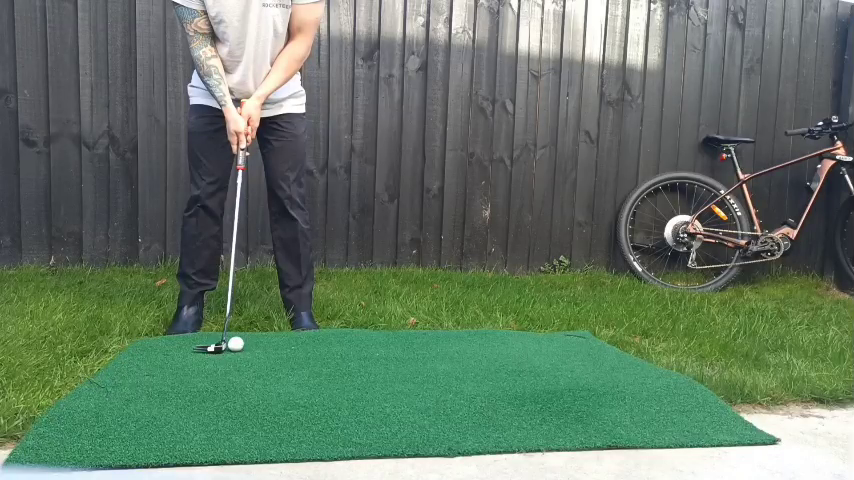
#> input picture frame 11 of Code for CV project/videos/peter_putting_fifth_60fps.mp4, 854 x 480 px
$ python finding_golf_ball_using_differencing.py
#> lines starting #> are read from the running program, lines starting #| are printed output that depends on the picture; after the words box and inside, x2 and y2 are one past the last pixel; in counts of white or black regions, pixels touching at a corner belong together
#> further down, img0 is the input picture: shape (480, 854, 3); mean B, G, R 101.9, 120.2, 100
#> (key Esc is pressed here)
import cv2
import numpy as np
from filterpy.kalman import KalmanFilter, UnscentedKalmanFilter, MerweScaledSigmaPoints


# Functions

def difference(img0, img1):
    diff = cv2.subtract(img0, img1)  # calculate the difference of the two images

    # move the data in img0 to img1.
    img1 = img0
    ret, diff = cv2.threshold(diff, 12, 255, cv2.THRESH_BINARY)
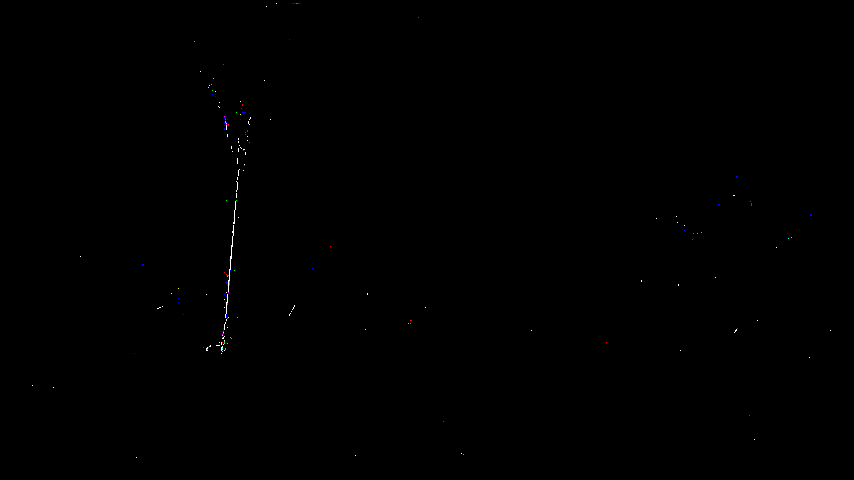
#> diff: shape (480, 854, 3); mean B, G, R 0.3, 0.2, 0.2
    diff = cv2.medianBlur(diff, 3)
    diff = cv2.medianBlur(diff, 3)        # repeating medianBlur gets rid of salt and pepper noise
    gray_image = cv2.cvtColor(diff, cv2.COLOR_BGR2GRAY)
    # cv2.imshow('Difference', diff)    # display the difference on the screen
    return gray_image, img1

def find_ball(diff, lower_ball, upper_ball):
    # Perform morphology
    kernel = np.ones((3,3), np.uint8)
    erosion = cv2.erode(diff, kernel, iterations=0)
    dilation = cv2.dilate(diff, kernel, iterations=0)
    opening_mask = cv2.morphologyEx(diff, cv2.MORPH_OPEN, kernel, iterations=0)
    closing_mask = cv2.morphologyEx(opening_mask, cv2.MORPH_CLOSE, kernel, iterations=0)
    final_mask = closing_mask

    cv2.imshow('mask', final_mask)

    # Find a series of points which outline the shape in the mask.
    contours, _hierarchy = cv2.findContours(final_mask, cv2.RETR_EXTERNAL, cv2.CHAIN_APPROX_SIMPLE)
#> contours = 9 contours, all with area under 20
    if contours:
        # Filter and process contours
        i = 0
        for contour in contours:
            # Fit minimum enclosing circle
            (x, y), radius = cv2.minEnclosingCircle(contour) # could also set a threshold range for radius here

            # Calculate contour area
            contour_area = cv2.contourArea(contour)

            # Calculate area of enclosing circle
            circle_area = np.pi * (radius ** 2)

            # Calculate ratio of contour area to circle area
            circularity = contour_area / circle_area

            # Find the best circle
            if (i == 0):
                best_circularity = circularity
                bestCircle = contour
            if (circularity > best_circularity):   # will always skip when i==0 as circularity=best_circularity
                best_circularity = circularity
                bestCircle = contour
            i += 1
#> this loop made 9 passes
#> (x, y, radius, contour_area, circle_area, circularity, best_circularity, bestCircle) on passes 1 to 2: (221.5, 348, 0.5, 0, 0.786, 0, 0, [[221, 348], [222, 348]]), (222.5, 333.5, 0.707, 1, 1.57, 0.636, 0.636, [[222, 333], [222, 334], [223, 334], [223, 333]])
#> (contour, x, y, radius, contour_area, circle_area, circularity) on passes 3, 4, 5, 9: ([[223, 329], [224, 329]], 223.5, 329, 0.5, 0, 0.786, 0), ([[225, 316], [226, 316]], 225.5, 316, 0.5, 0, 0.786, 0), ([[226, 302], [226, 304], [227, 304], [227, 302]], 226.5, 303, 1.12, 2, 3.93, 0.509), ([[225, 117], [225, 118]], 225, 117.5, 0.5, 0, 0.786, 0)
#> after the loop, i = 9

        # find coordinates of the best circle
        (x, y), radius = cv2.minEnclosingCircle(bestCircle)
#> x = 222.5; y = 333.5; radius = 0.707
        center = np.array([int(x), int(y)])
#> center = [222, 333]
        radius = int(radius)
#> radius = 0
        return center, radius
    else:
        return None, None

if __name__ == "__main__":
    cap = cv2.VideoCapture('videos/peter_putting_fifth_60fps.mp4')
    # cap = cv2.VideoCapture('videos/peter_putting_second2.mp4')

    lower_ball = np.array([50, 0, 130], dtype="uint8")
    upper_ball = np.array([105, 100, 255], dtype="uint8")

    # Load two initial images from the video to begin
    ret, img0 = cap.read()
    ret, img1 = cap.read()

    # while cv2.waitKey(100) < 0:
    while cv2.waitKey(0):
        ret, frame = cap.read()   # grab a new frame from the video
        if not ret:               # If we cannot read any more frames from the video file, then exit.
            break
        img0 = frame              # grab a new frame from the video for img0
        # ret, img0 = cap.read()
        diff, img1 = difference(img0, img1)


        # now find the ball using the differenced image
        center, radius = find_ball(diff, lower_ball, upper_ball)    # using the find_ball function
#> center = [222, 333]; radius = 0

        if center is not None:
            # Draw circle around the ball.
            cv2.circle(frame, tuple(center), radius,(0,0,255), 2)
            # Draw the center (not centroid!) of the ball.
            cv2.circle(frame, tuple(center), 1,(0,0,255), 2)
#> frame: shape (480, 854, 3); mean B, G, R 101.9, 120.2, 100
#> (key Enter is pressed here)
            print("Found")

        cv2.imshow('frame', frame)  # Display the annotated frame on the screen.

$ run again, starting later in the video
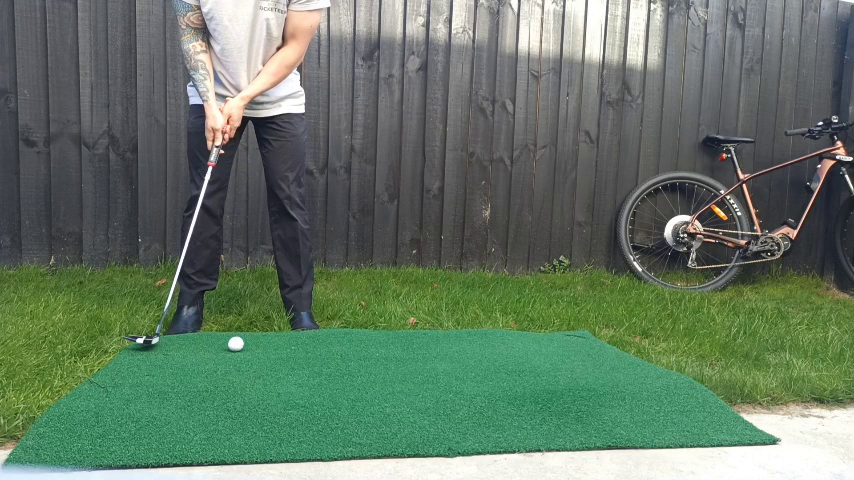
#> input picture frame 52 of Code for CV project/videos/peter_putting_fifth_60fps.mp4, 854 x 480 px
#> img0 is the input picture: shape (480, 854, 3); mean B, G, R 101.8, 120.3, 100.2
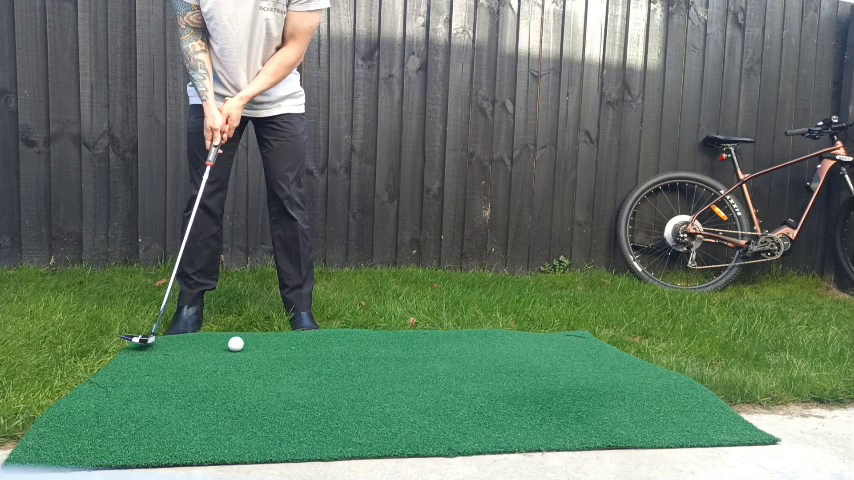
#> input picture frame 54 of Code for CV project/videos/peter_putting_fifth_60fps.mp4, 854 x 480 px
#> frame is the input picture: shape (480, 854, 3); mean B, G, R 101.8, 120.2, 100.2
#> in difference, `diff = cv2.subtract(img0, img1)`:
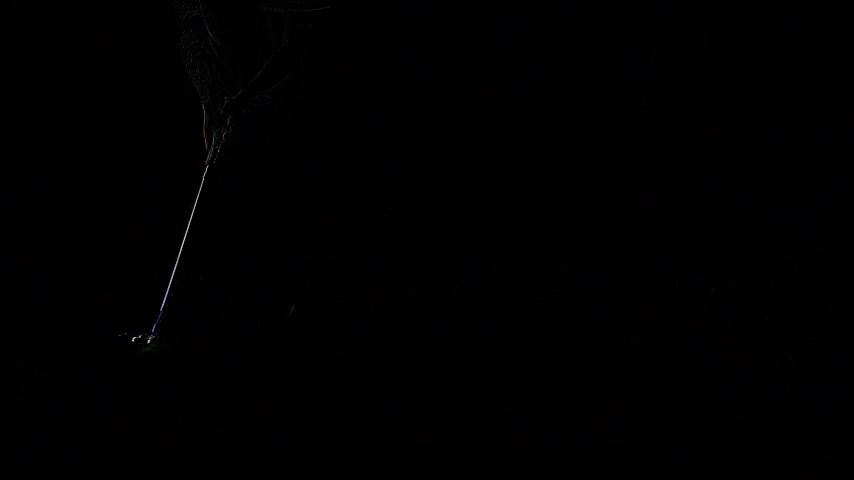
#> diff: shape (480, 854, 3); mean B, G, R 0.4, 0.3, 0.3
#> contours = 13 contours, 8 with area under 20; largest, box (x1, y1, x2, y2) and area: (158, 131, 217, 319) 340, (203, 108, 208, 149) 78, (146, 321, 158, 344) 56, (146, 343, 155, 351) 30, (130, 335, 141, 343) 20
#> the loop in find_ball, `for contour in contours:` made 13 passes
#> (x, y, radius, contour_area, circle_area, circularity, best_circularity) on pass 1: (150, 346.5, 4.72, 30, 69.9, 0.429, 0.429)
#> after the loop in find_ball, `for contour in contours:`: i = 13
#> in find_ball, `(x, y), radius = cv2.minEnclosingCircle(bestCircle)`: x = 218.5; y = 149.5; radius = 0.707
#> in find_ball, `center = np.array([int(x), int(y)])`: center = [218, 149]
#> in find_ball, `radius = int(radius)`: radius = 0
#> `center, radius = find_ball(diff, lower_ball, upper_ball)`: center = [218, 149]; radius = 0

$ run again, starting later in the video
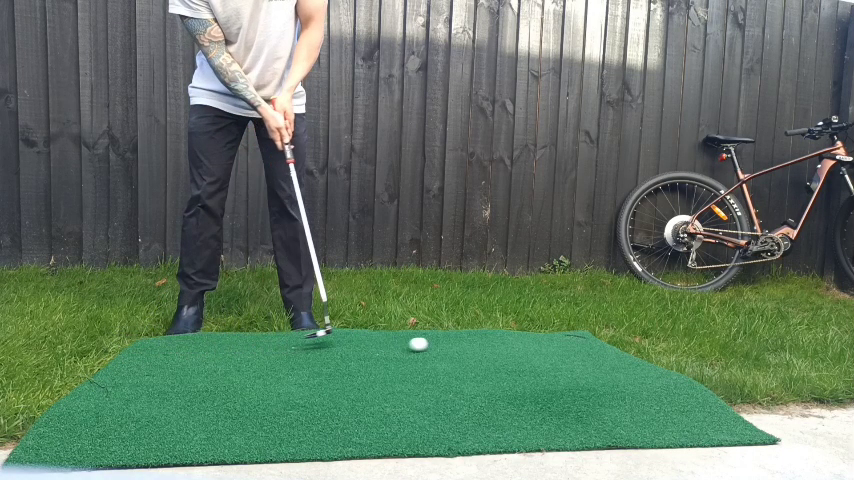
#> input picture frame 92 of Code for CV project/videos/peter_putting_fifth_60fps.mp4, 854 x 480 px
#> img0 is the input picture: shape (480, 854, 3); mean B, G, R 101.9, 120.3, 99.9
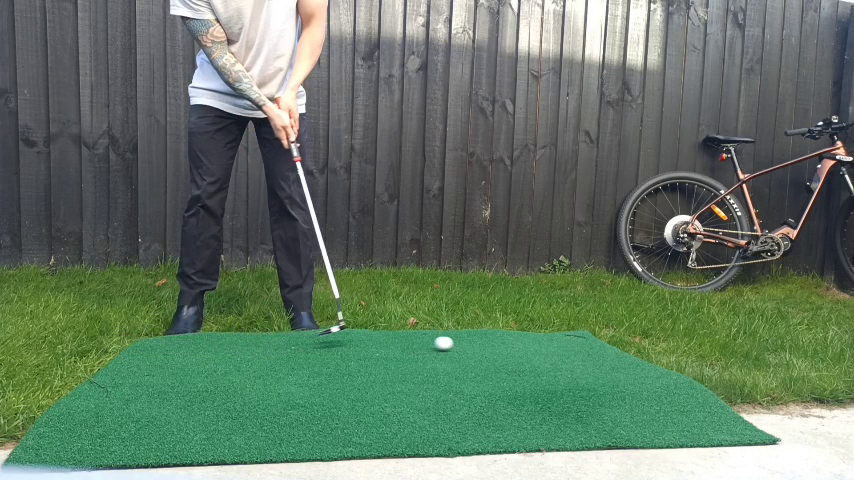
#> input picture frame 94 of Code for CV project/videos/peter_putting_fifth_60fps.mp4, 854 x 480 px
#> frame is the input picture: shape (480, 854, 3); mean B, G, R 101.7, 120.2, 99.9
#> in difference, `diff = cv2.subtract(img0, img1)`:
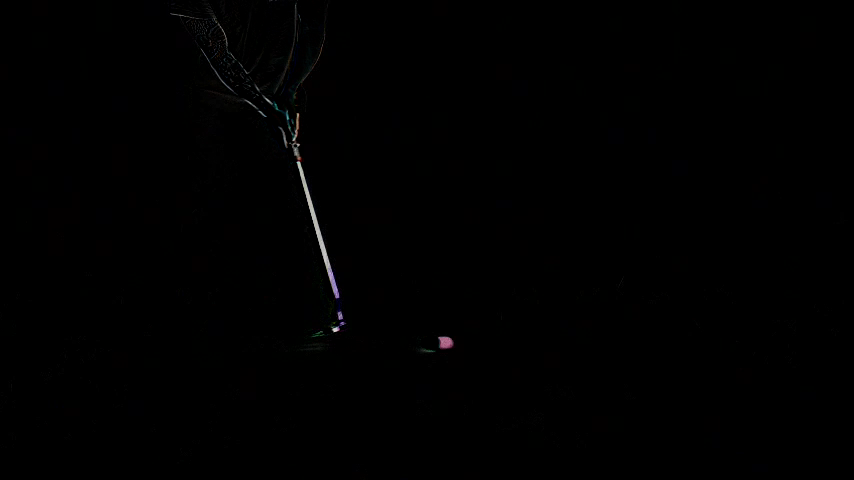
#> diff: shape (480, 854, 3); mean B, G, R 0.7, 0.6, 0.7
#> contours = 39 contours, 26 with area under 20; largest, box (x1, y1, x2, y2) and area: (262, 95, 346, 332) 1228, (438, 336, 454, 350) 163, (274, 46, 294, 92) 104, (296, 64, 315, 87) 64, (237, 98, 266, 117) 56
#> the loop in find_ball, `for contour in contours:` made 39 passes
#> (x, y, radius, contour_area, circle_area, circularity, best_circularity) on passes 1, 4: (426, 350, 7.07, 37.5, 157.1, 0.239, 0.239), (445.5, 341.5, 8.75, 163, 240.3, 0.678, 0.678)
#> after the loop in find_ball, `for contour in contours:`: i = 39
#> in find_ball, `(x, y), radius = cv2.minEnclosingCircle(bestCircle)`: x = 445.5; y = 341.5; radius = 8.75
#> in find_ball, `center = np.array([int(x), int(y)])`: center = [445, 341]
#> in find_ball, `radius = int(radius)`: radius = 8
#> `center, radius = find_ball(diff, lower_ball, upper_ball)`: center = [445, 341]; radius = 8
